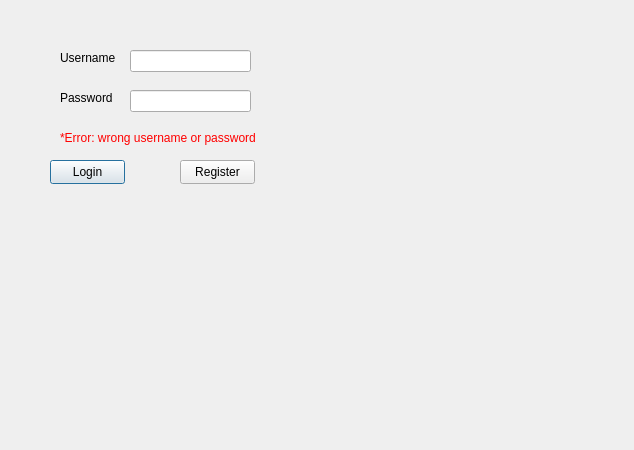
<?xml version="1.0" encoding="UTF-8"?>
<ui version="4.0">
 <class>LoginWindow</class>
 <widget class="QDialog" name="LoginWindow">
  <property name="geometry">
   <rect>
    <x>0</x>
    <y>0</y>
    <width>634</width>
    <height>450</height>
   </rect>
  </property>
  <property name="windowTitle">
   <string>Dialog</string>
  </property>
  <widget class="QLabel" name="labelUsername">
   <property name="geometry">
    <rect>
     <x>60</x>
     <y>50</y>
     <width>61</width>
     <height>16</height>
    </rect>
   </property>
   <property name="text">
    <string>Username</string>
   </property>
  </widget>
  <widget class="QLabel" name="labelPassword">
   <property name="geometry">
    <rect>
     <x>60</x>
     <y>90</y>
     <width>61</width>
     <height>16</height>
    </rect>
   </property>
   <property name="text">
    <string>Password</string>
   </property>
  </widget>
  <widget class="QLabel" name="label_Error">
   <property name="geometry">
    <rect>
     <x>60</x>
     <y>130</y>
     <width>201</width>
     <height>16</height>
    </rect>
   </property>
   <property name="text">
    <string>&lt;html&gt;&lt;head/&gt;&lt;body&gt;&lt;p&gt;&lt;span style=&quot; color:#ff0000;&quot;&gt;*Error: wrong username or password&lt;/span&gt;&lt;/p&gt;&lt;/body&gt;&lt;/html&gt;</string>
   </property>
  </widget>
  <widget class="QPushButton" name="pushButtonLogin">
   <property name="geometry">
    <rect>
     <x>50</x>
     <y>160</y>
     <width>75</width>
     <height>24</height>
    </rect>
   </property>
   <property name="text">
    <string>Login</string>
   </property>
  </widget>
  <widget class="QPushButton" name="pushButtonRegister">
   <property name="geometry">
    <rect>
     <x>180</x>
     <y>160</y>
     <width>75</width>
     <height>24</height>
    </rect>
   </property>
   <property name="text">
    <string>Register</string>
   </property>
  </widget>
  <widget class="QLineEdit" name="lineEditUsername">
   <property name="geometry">
    <rect>
     <x>130</x>
     <y>50</y>
     <width>121</width>
     <height>22</height>
    </rect>
   </property>
  </widget>
  <widget class="QLineEdit" name="lineEditPassword">
   <property name="geometry">
    <rect>
     <x>130</x>
     <y>90</y>
     <width>121</width>
     <height>22</height>
    </rect>
   </property>
   <property name="echoMode">
    <enum>QLineEdit::Password</enum>
   </property>
  </widget>
 </widget>
 <resources/>
 <connections/>
</ui>
